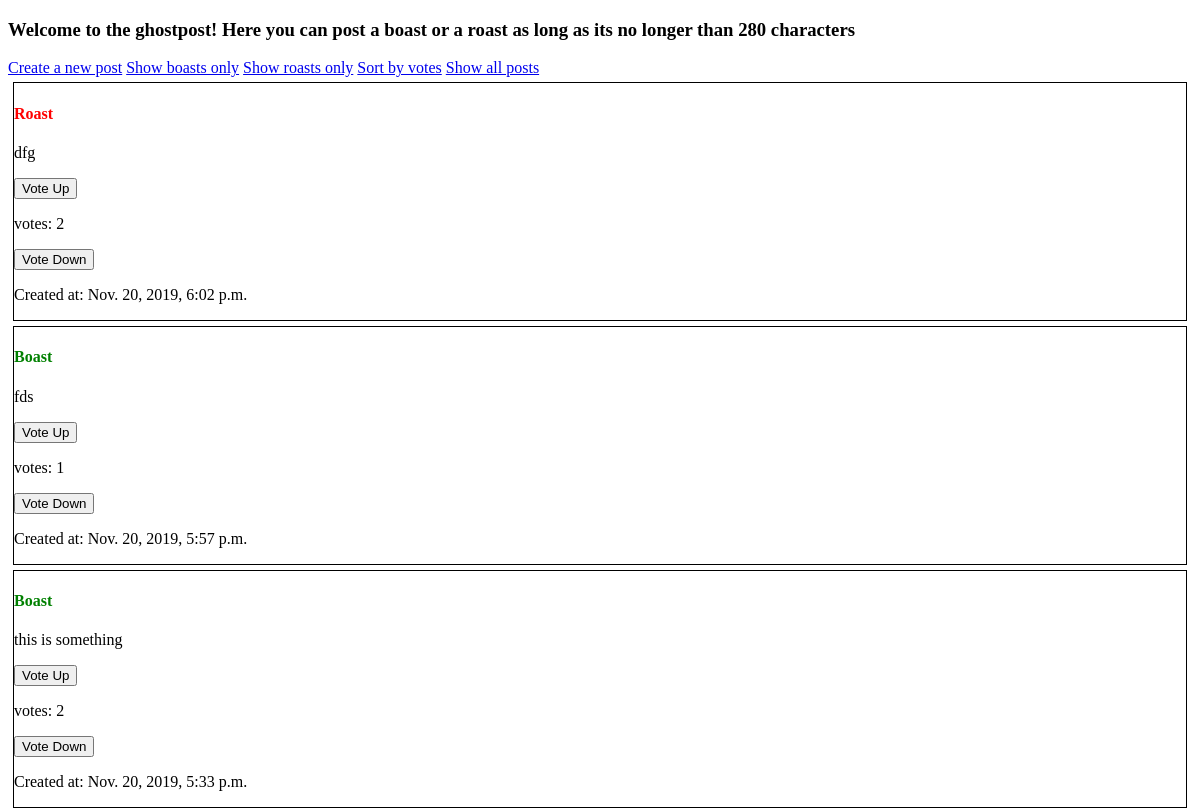
The page /ghosting/ (upper part) on the database as committed earlier.
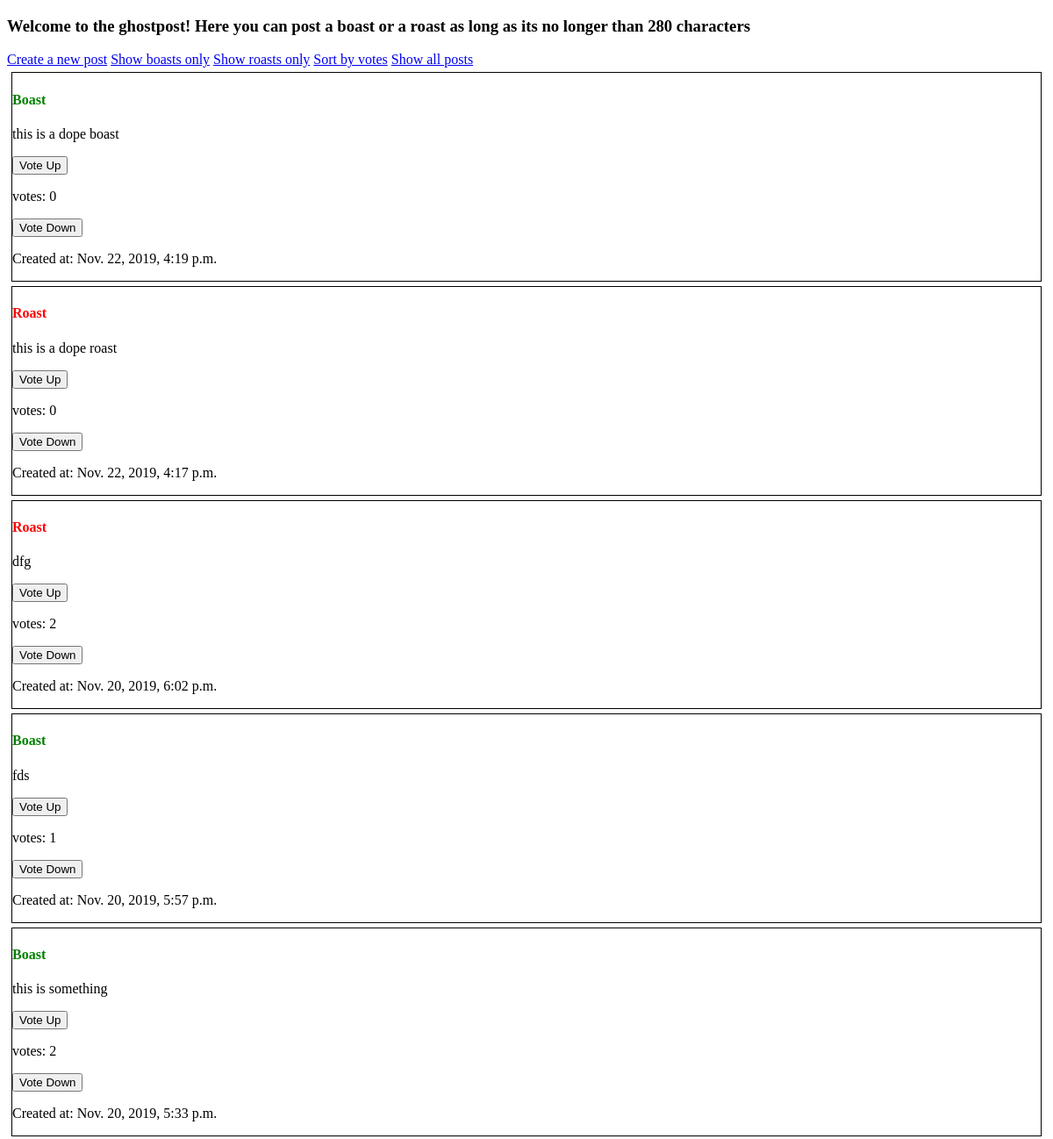
The same page on the database as committed later.
### ghosting/models.py (models this page shows)
class Post(models.Model):
    boast = models.BooleanField()
    post = models.CharField(max_length=280)
    up_votes = models.IntegerField(default=0)
    down_votes = models.IntegerField(default=0)
    creation_time = models.DateTimeField(default=timezone.now())
    @property
    def total_votes(self):
        return self.up_votes - self.down_votes

### ghosting/views.py (the view)
# urls.py: path('', views.home, name='home'),
def home(request):
    posts = Post.objects.order_by('-creation_time')
    context = {'posts': posts}
    return render(request, 'home.html', context)

### ghostpost/templates/home.html (shortened to what this page needs)
{% extends 'base.html' %}
{% load static %}
    {% block content %}
        <h3>Welcome to the ghostpost! Here you can post a boast or a roast as long as its no longer than 280 characters</h3>
        <a class="filter" href="/ghosting/new/">Create a new post</a>
        <a class="filter" href="/ghosting/sort/boasts/">Show boasts only</a>
        <a class="filter" href="/ghosting/sort/roasts/">Show roasts only</a>
        <a class="filter" href="/ghosting/sort/votes/">Sort by votes</a>
        <a class="filter" href="/ghosting/">Show all posts</a>
        {% if posts %}
            {% for post in posts %}
                <div style="border: 1px solid black; margin: 5px;">
                    {% if post.boast %}
                        <h4 style="color: green;">Boast</h4>
                    {% else %}
                        <h4 style="color: red;">Roast</h4>
                    {% endif %}
                    <p>{{ post.post }}</p>
                    <a href="/ghosting/vote/up/{{post.id}}/"><button class="up-vote">Vote Up</button></a>
                    <p>votes: {{ post.total_votes }}</p>
                    <a href="/ghosting/vote/down/{{post.id}}/"><button class="down-vote">Vote Down</button></a>
                    <p>Created at: {{ post.creation_time }}</p>
                </div>
            {% endfor %}
        {% endif %}
        <link rel="stylesheet" type="text/css" href="{% static 'ghosting/style.css' %}">
    {% endblock %}

### ghostpost/templates/base.html (shortened to what this page needs)
<!DOCTYPE html>
<html lang="en">
<head>
</head>
<body>
    {% block content %}{% endblock %}
</body>
</html>

Rows that differ between the two databases and show on the page:
added Post: boast "Boast", post "this is a dope boast", total_votes "0", creation_time "Nov. 22, 2019, 4:19 p.m."
added Post: boast "Roast", post "this is a dope roast", total_votes "0", creation_time "Nov. 22, 2019, 4:17 p.m."
